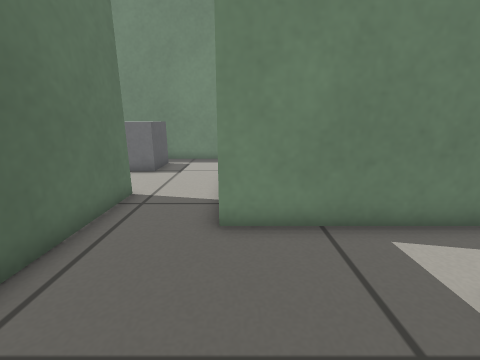
view 1 (above)

19 first-person views from a walk through a robot-simulator world made for Gazebo. The camera is 0.5 m above the floor, tilts 14° down and sees 90° across. The floor is counted in squares, 0.2 m on a side. Each view is taken from the middle of a square. On the plan, view 1 faces up. The plan holds only what a view shows up to about 17 squares ahead; the rest is blank.

view 2
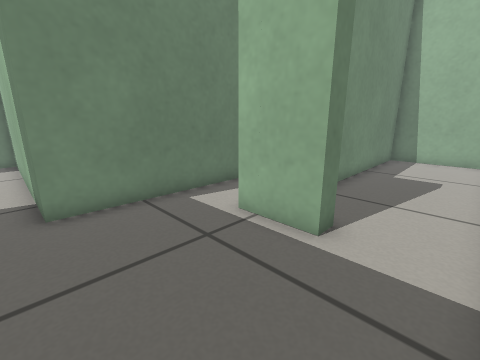

view 3
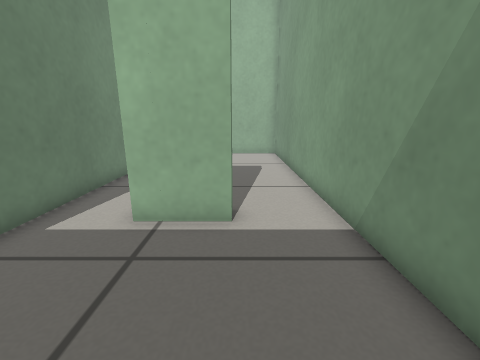

view 4
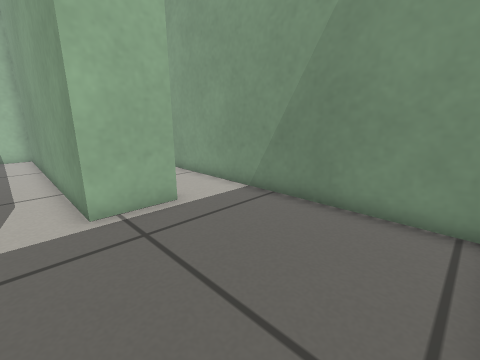

view 5
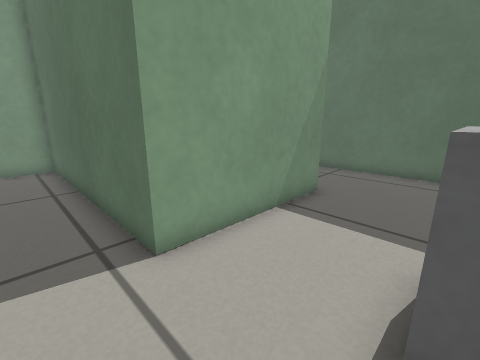

view 6
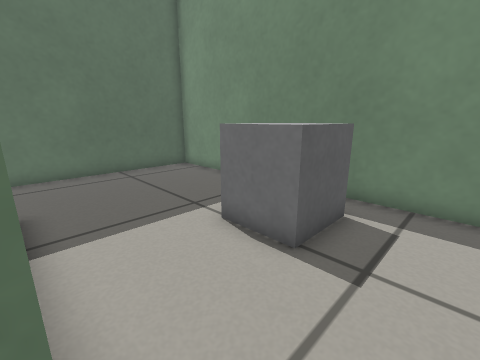

view 7
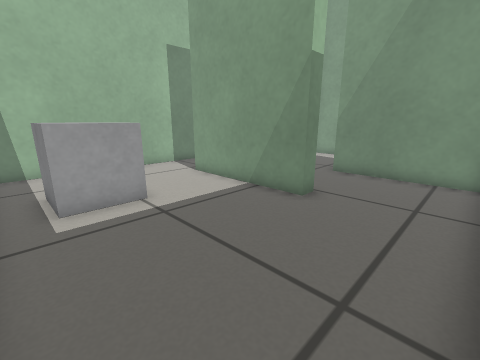

view 8
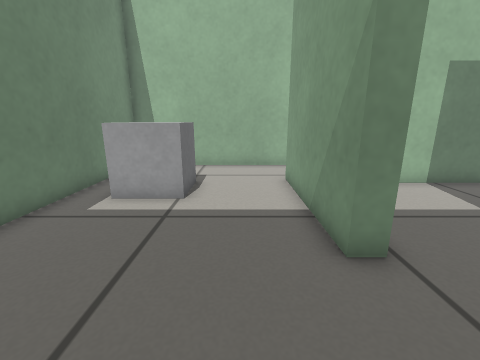

view 9
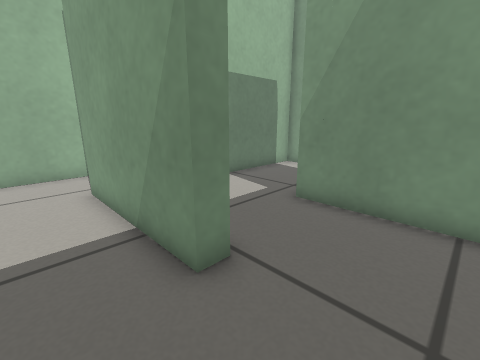

view 10
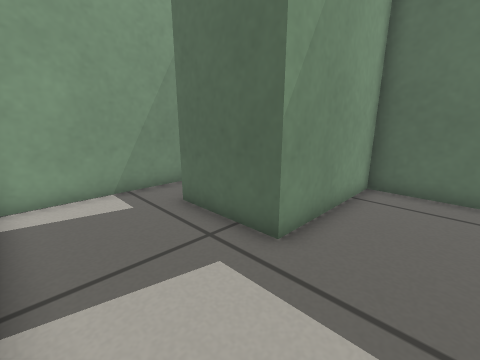

view 11
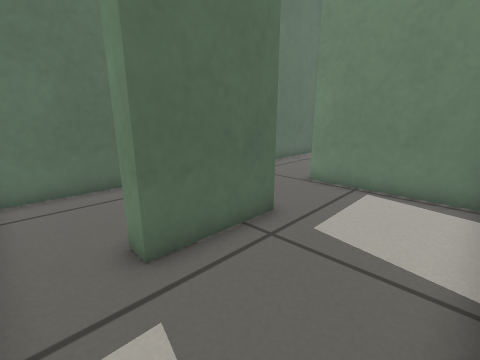

view 12
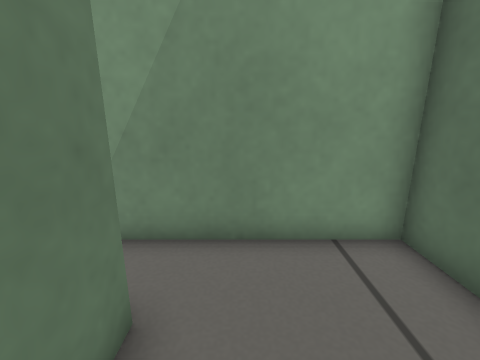

view 13
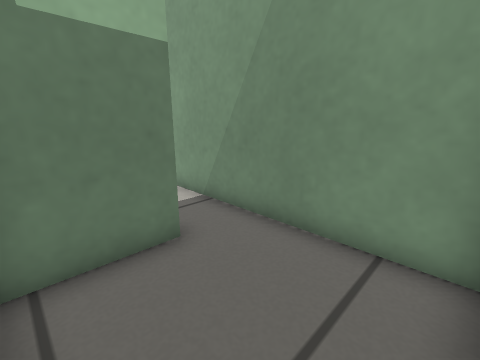

view 14
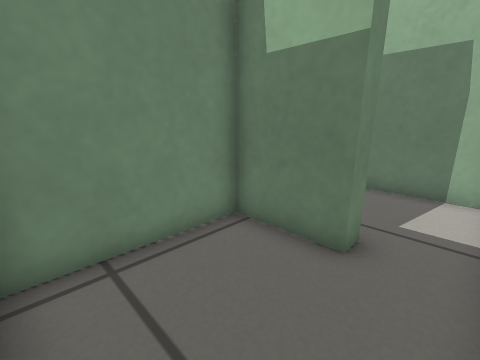

view 15
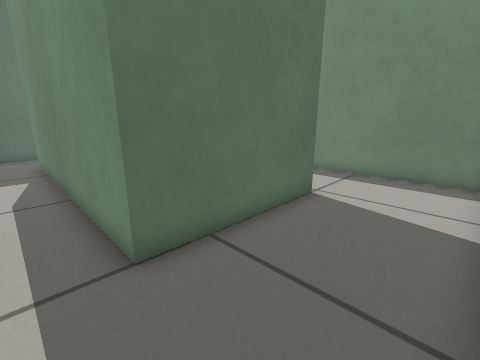

view 16
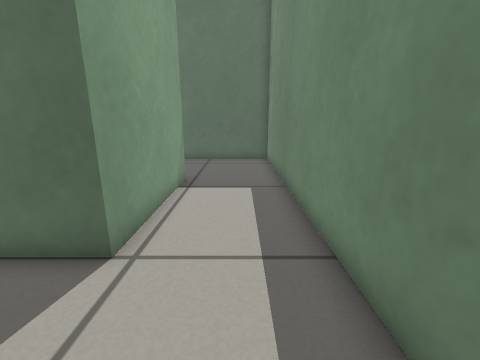

view 17
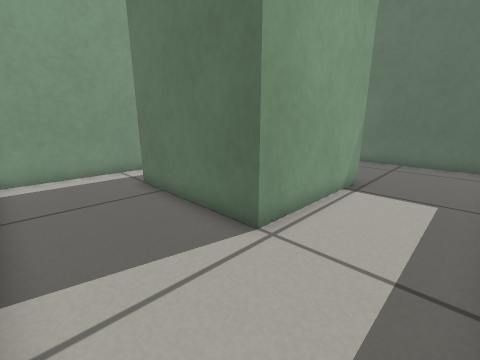

view 18
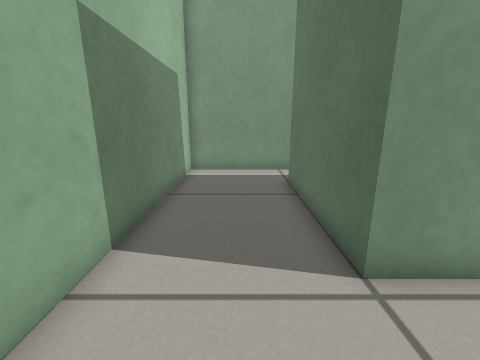

view 19
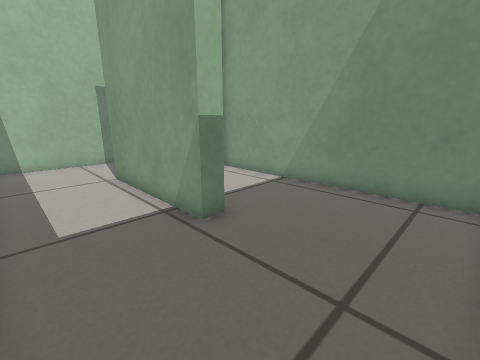

### Floor plan
Points are (right, up) in squares from view 1. A wall is a line through its corners. A room is listed if a view was taken in it or the views show most of it. See-through windows are left out.
Room 1 (views 1, 2, 3, 4, 6)
walls: (4.5, 0.2) (3.6, 0.2) (3.6, 2.7); (3.5, 5.4) (-0.5, 5.4) (-0.5, 9.6); (-3.7, 8) (-3.7, -2.7) (16, -2.7); (16.5, -2.1) (16.5, 1.9) (8.6, 1.9)
ways out: opening at (-2, 8.7) to room 2; opening at (3, 4.5) to room 5
Room 2 (views 5, 7, 8, 9)
walls: (-10, 8) (-3.7, 8); (-0.5, 9.6) (-0.5, 15.8) (-14.4, 15.8) (-14.4, 8.6)
ways out: opening at (-2, 8.7) to room 1; opening at (-12.5, 7.5) to room 7
objects: grey box (-6, 12) to (-4, 14)
Room 3 (views 10, 11)
walls: (-10.4, 3.3) (-8.9, 3.3) (-8.9, -0.5) (-9.7, -0.5); (-9.4, -2.7) (-4.5, -2.7) (-4.5, 3.5); (-4.8, 7.3) (-10, 7.3)
ways out: opening at (-9, -1.5) to room 4; opening at (-9.5, 5) to room 7
Room 4 (views 12, 13, 14)
walls: (-9.7, -0.5) (-9.7, 2.5) (-14.4, 2.5); (-14.4, 1.1) (-14.4, -2.7) (-9.4, -2.7)
ways out: opening at (-9, -1.5) to room 3
Room 5 (views 15, 16, 17, 18, 19)
walls: (5.7, 11.6) (12, 11.6) (12, 5.4) (3.5, 5.4); (16.3, 15.8) (0.2, 15.8) (0.2, 11.4); (3.6, 2.7) (16.5, 2.7) (16.5, 15.2)
ways out: opening at (3, 4.5) to room 1; opening at (3, 11) to room 6
Room 6 (no view inside)
walls: (5.7, 10.8) (5.7, 11.6); (0.8, 6.1) (11.3, 6.1); (0.2, 11.4) (0.2, 9.7)
ways out: opening at (3, 11) to room 5
Room 7 (no view inside)
walls: (-14.4, 8.6) (-14.4, 3.3) (-10.4, 3.3); (-10, 7.3) (-10, 8)
ways out: opening at (-12.5, 7.5) to room 2; opening at (-9.5, 5) to room 3

Positions as (right, up) in squares from view 1, and headings:
1: (0, 0), facing up
2: (-1, -2), facing up-right
3: (-2, 0), facing right
4: (-3, 4), facing down-right
5: (-2, 12), facing down-left
6: (-2, 8), facing up-left
7: (-14, 15), facing down-right
8: (-14, 10), facing right
9: (-13, 10), facing down-right
10: (-5, 6), facing down-left
11: (-5, -2), facing up-left
12: (-11, 2), facing down
13: (-14, 2), facing down-right
14: (-14, -2), facing up-right
15: (16, 4), facing up-left
16: (16, 14), facing left
17: (16, 15), facing down-left
18: (14, 15), facing down
19: (1, 15), facing down-right
